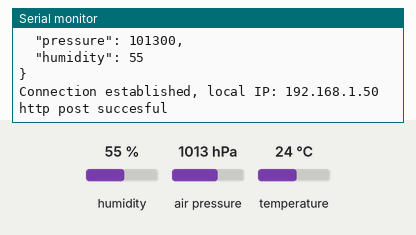
Recording of a sketch running on a simulated ESP8266 (NodeMCU). Shown: the last lines printed to the serial monitor. The inputs (shaded band) are chosen by the test bench; at power-on: humidity 55 %, air pressure 1013 hPa, temperature 24 °C. WiFi joins after 1.5 s; servers stay silent unless stated; uploads are accepted with an empty reply.

Above: at 7.5 s.
7.6 s: humidity set to 22 %
At 12.08 s:
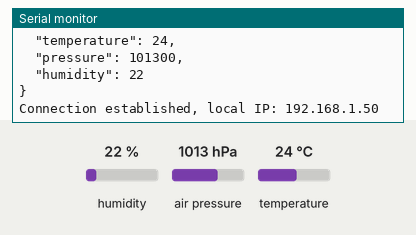
14.0 s: air pressure set to 952 hPa
At 18.2 s:
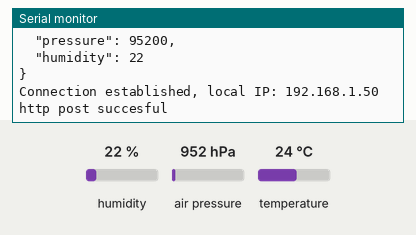
20.4 s: temperature set to 12 °C
At 22.51 s:
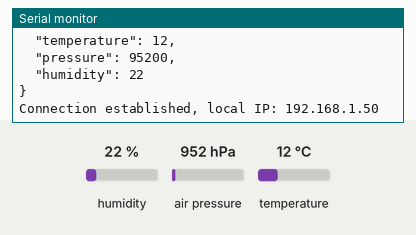

Measured:
- after the input at 7.6 s, the serial monitor: prints a new line after 4.3 s (image 1)
- after the input at 14.0 s, the serial monitor: prints a new line after 3.1 s (image 2)
- after the input at 20.4 s, the serial monitor: prints a new line after 1.9 s (image 3)

The sketch:

embedded.ino
```cpp
#include <ESP8266HTTPClient.h>
#include <ESP8266WiFiMulti.h>

#include <Wire.h>
#include <Adafruit_BME280.h>

#include <ArduinoJson.h>

#define IP "server local ip here"

ESP8266WiFiMulti WiFiMulti;

Adafruit_BME280 sensor;

void setup() {
  // put your setup code here, to run once:
  Serial.begin(115200);

  Wire.begin();

  if(!sensor.begin(0x76)){
    Serial.println("Error: Sensor not found");
  }

  WiFi.mode(WIFI_STA);
  WiFiMulti.addAP("SSID", "PWORD");
}

void loop() {
  // put your main code here, to run repeatedly:
  StaticJsonBuffer<JSON_OBJECT_SIZE(4)> jbuffer;
  String output = "";
  JsonObject& data = jbuffer.createObject();

  data["name"] = "sensor name here";
  data["temperature"] = sensor.readTemperature();
  data["pressure"] = sensor.readPressure();
  data["humidity"] = sensor.readHumidity();

  data.prettyPrintTo(Serial);
  Serial.println();
  data.printTo(output);

  if(WiFiMulti.run() == WL_CONNECTED){
    Serial.print("Connection established, local IP: ");
    Serial.println(WiFi.localIP());

    HTTPClient http;

    http.begin(IP);
    http.addHeader("Content-Type", "application/json");

    int httpcode = http.POST(output);

    if(httpcode == HTTP_CODE_OK){
      Serial.println("http post succesful");
    }else{
      Serial.print("http error: ");
      Serial.println(httpcode);
    }
  }else{
    Serial.println("Connecting...");
  }
   /*
  Serial.print("Temp: ");
  Serial.println(sensor.readTemperature());
  Serial.print("Humidity: ");
  Serial.println(sensor.readHumidity());
  Serial.print("Pressure: ");
  Serial.println(sensor.readPressure());
  */


  delay(5000);
}
```
